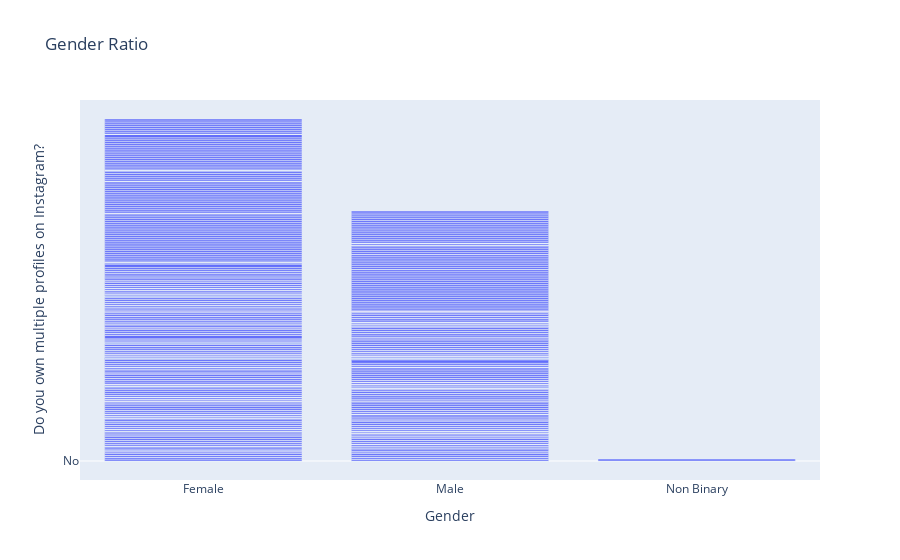

Notebook cell for this chart:
### Code cell
figure = px.bar(data_frame=data, 
                x = "Gender", 
                y = "Do you own multiple profiles on Instagram?", 
                title="Gender Ratio")
figure.show()

### Figure 1 — Plotly figure (JSON) as saved in the notebook; plotly's stock layout.template omitted (floating-point values rounded to 4 significant figures; data arrays with more than 128 entries replaced by an {"elided": "..."} marker saying what was removed)
{"data": [{"alignmentgroup": "True", "hovertemplate": "Gender=%{x}<br>Do you own multiple profiles on Instagram?=%{y}<extra></extra>", "legendgroup": "", "marker": {"color": "#636efa", "pattern": {"shape": ""}}, "name": "", "offsetgroup": "", "orientation": "v", "showlegend": false, "textposition": "auto", "type": "bar", "x": {"elided": "1628 str values"}, "xaxis": "x", "y": {"elided": "1628 str values"}, "yaxis": "y"}], "layout": {"barmode": "relative", "legend": {"tracegroupgap": 0}, "title": {"text": "Gender Ratio"}, "xaxis": {"anchor": "y", "domain": [0, 1], "title": {"text": "Gender"}}, "yaxis": {"anchor": "x", "domain": [0, 1], "title": {"text": "Do you own multiple profiles on Instagram?"}}}}
